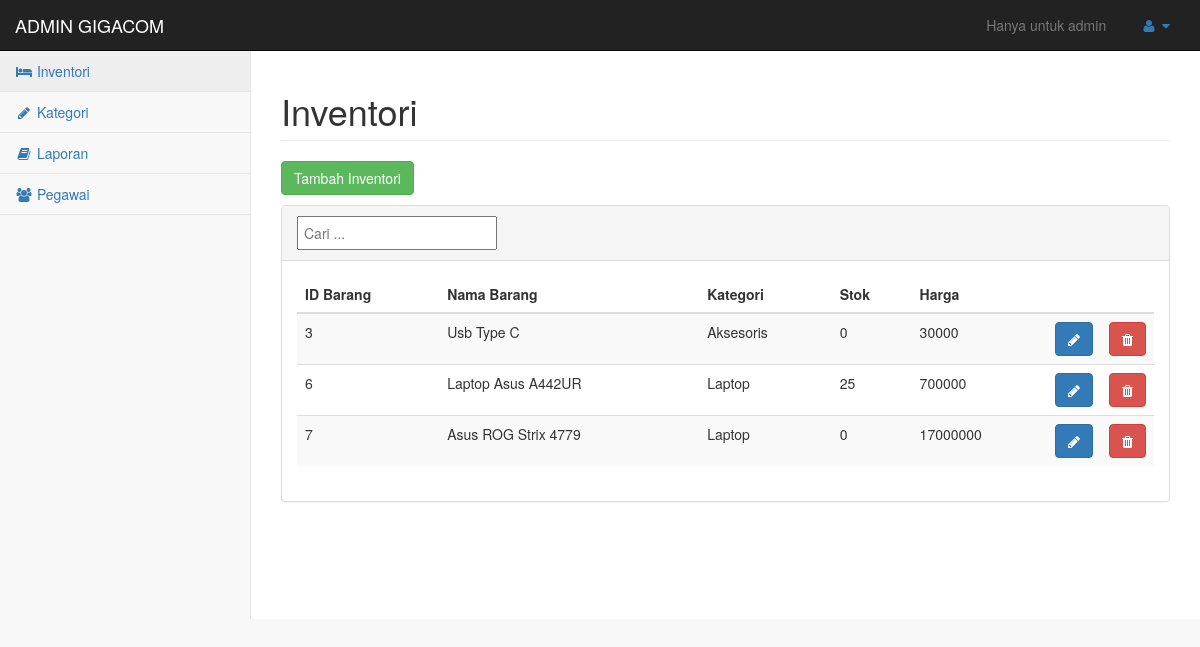
/admin/inventori_admin.php (signed in), run on an earlier commit of the app's database.
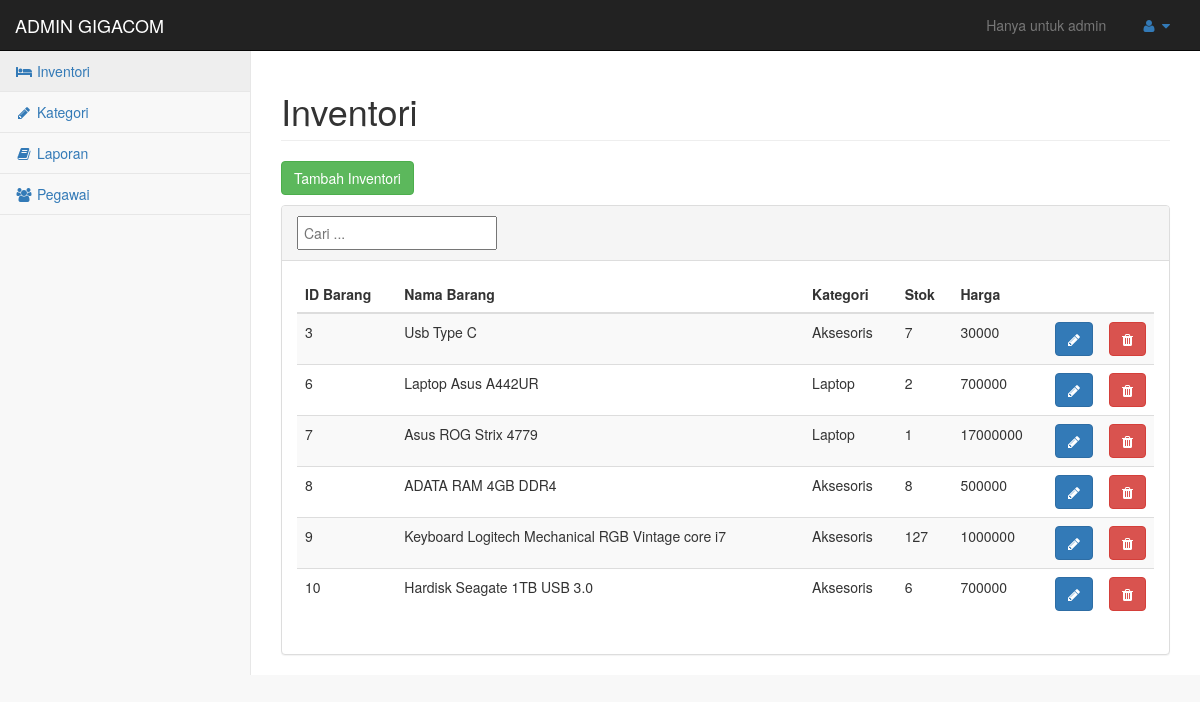
And on a later commit of the database.
### tables this page shows
CREATE TABLE IF NOT EXISTS `inventori` (
`id_barang` int(11) NOT NULL,
  `nama_barang` text NOT NULL,
  `nama` varchar(50) NOT NULL,
  `stok` tinyint(4) NOT NULL,
  `harga` int(11) NOT NULL
);

### admin/inventori_admin.php (the view, shortened to what this page needs)
<!DOCTYPE html>
<html lang="en">
<head>
    <link href="libs/bootstrap/css/bootstrap.min.css" rel="stylesheet">
    <link href="libs/metisMenu/metisMenu.min.css" rel="stylesheet">
    <link href="libs/sb-admin/css/sb-admin-2.css" rel="stylesheet">
    <link href="libs/font-awesome/css/font-awesome.min.css" rel="stylesheet" type="text/css">
</head>
<body>
    <div id="wrapper">
        <nav class="navbar navbar-inverse navbar-static-top" role="navigation" style="margin-bottom: 0;">
            <div class="navbar-header">
                <a class="navbar-brand" href="#">ADMIN GIGACOM</a>
            </div>
            <ul class="nav navbar-top-links navbar-right">
                <li class="disabled"><a href="#">Hanya untuk admin</a></li>
                <li class="dropdown">
                    <a class="dropdown-toggle" data-toggle="dropdown" href="#">
                        <i class="fa fa-user fa-fw"></i> <i class="fa fa-caret-down"></i>
                    </a>
                </li>
            </ul>
            <div class="navbar-default sidebar" role="navigation">
                <div class="sidebar-nav navbar-collapse">
                    <ul class="nav" id="side-menu">
                         <li><a class="active" href="inventori_admin.php"><i class="fa fa-bed fa-fw"></i> Inventori</a></li>
<li><a href="kategori_admin.php"><i class="fa fa-pencil fa-fw"></i> Kategori</a></li>
                        <li><a href="menu_laporan_admin.php"><i class="fa fa-book fa-fw"></i> Laporan</a></li>
                        <li><a href="menu_pegawai.php"><i class="fa fa-group fa-fw"></i> Pegawai</a></li>
                    </ul>
                </div>
            </div>
        </nav>
        <div id="page-wrapper">
            <div class="row">
                <div class="col-lg-12">
                    <h1 class="page-header">Inventori</h1>
                </div>
            </div>
            <div class="row">
                <div class="col-lg-12">
                    <p><a class="btn btn-success" href="#modalTambah" data-toggle="modal">Tambah Inventori</a></p>
                    <div class="panel panel-default">
                        <div class="panel-heading">
                            <input type="text" id="cari" placeholder="Cari ..." style="width: 200px; padding: 5px;">
                        </div>
                        <div class="panel-body">
                            <table class="table table-hover table-striped">
                                <thead>
                                    <tr>
                                        <th>ID Barang</th>
                                        <th>Nama Barang</th>
                                        <th>Kategori</th>
                                        <th>Stok</th>
                                        <th>Harga</th>
                                        <th width="5%"></th>
                                        <th width="5%"></th>
                                    </tr>
                                </thead>
                                <tbody id="tabelViewKamar">
<?php
$res = mysql_query("SELECT * FROM inventori ORDER BY id_barang");
while ( $row = mysql_fetch_assoc($res) ){
?>
                                    <tr>
                                        <td><?php echo $row['id_barang'];?></td>
                                        <td><?php echo $row['nama_barang'];?></td>
                                        <td><?php echo $row['nama'];?></td>
                                        <td><?php echo $row['stok'];?></td>
                                        <td><?php echo $row['harga'];?></td>
                                        <td><a href="#modalUbah" class="btn btn-primary" data-toggle="modal" data-id="<?php echo $row['id_barang'];?>"><i class="fa fa-pencil"></i></td>
                                        <td><a href="php/hapus_inventori.php?id=<?php echo $row['id_barang'];?>" onclick="return confirm('Yakin hapus data?')" class="btn btn-danger"><i class="fa fa-trash"></i></a></td>
                                    </tr>
<?php
}
?>
                                </tbody>
                            </table>
                        </div>
                    </div>
                </div>
            </div>
        </div>
    </div>
</body>
</html>

### admin/libs/sb-admin/css/sb-admin-2.css (style rules this page uses)
body { background-color: #f8f8f8; }
#wrapper { width: 100%; }
#page-wrapper { padding: 0 15px; min-height: 568px; background-color: white; }
@media (min-width: 768px) { #page-wrapper { position: inherit; margin: 0 0 0 250px; padding: 0 30px; border-left: 1px solid #e7e7e7; } }
.navbar-top-links { margin-right: 0; }
.navbar-top-links li { display: inline-block; }
.navbar-top-links li:last-child { margin-right: 15px; }
.navbar-top-links li a { padding: 15px; min-height: 50px; }
.sidebar .sidebar-nav.navbar-collapse { padding-left: 0; padding-right: 0; }
.sidebar ul li { border-bottom: 1px solid #e7e7e7; }
.sidebar ul li a.active { background-color: #eeeeee; }
@media (min-width: 768px) { .sidebar { z-index: 1; position: absolute; width: 250px; margin-top: 51px; } }

What changed in the data, as far as the page shows it:
changed inventori "Usb Type C": stok "0" → "7"
changed inventori "Laptop Asus A442UR": stok "25" → "2"
changed inventori "Asus ROG Strix 4779": stok "0" → "1"
added inventori: id_barang "8", nama_barang "ADATA RAM 4GB DDR4", nama "Aksesoris", stok "8", harga "500000"
added inventori: id_barang "9", nama_barang "Keyboard Logitech Mechanical RGB Vintage core i7", nama "Aksesoris", stok "127", harga "1000000"
added inventori: id_barang "10", nama_barang "Hardisk Seagate 1TB USB 3.0", nama "Aksesoris", stok "6", harga "700000"
